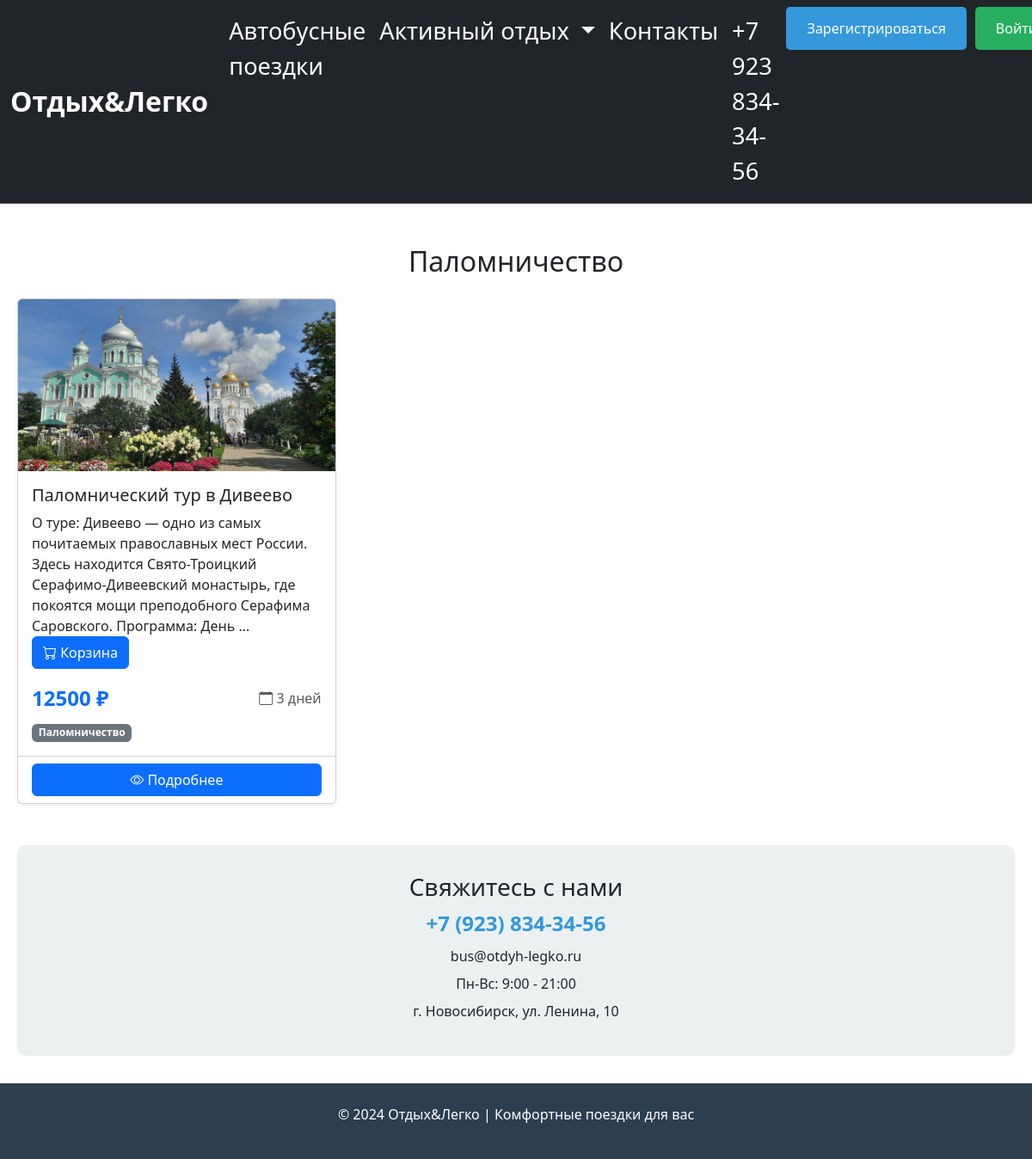
The app's page /tours/active/pilgrimage, older data.
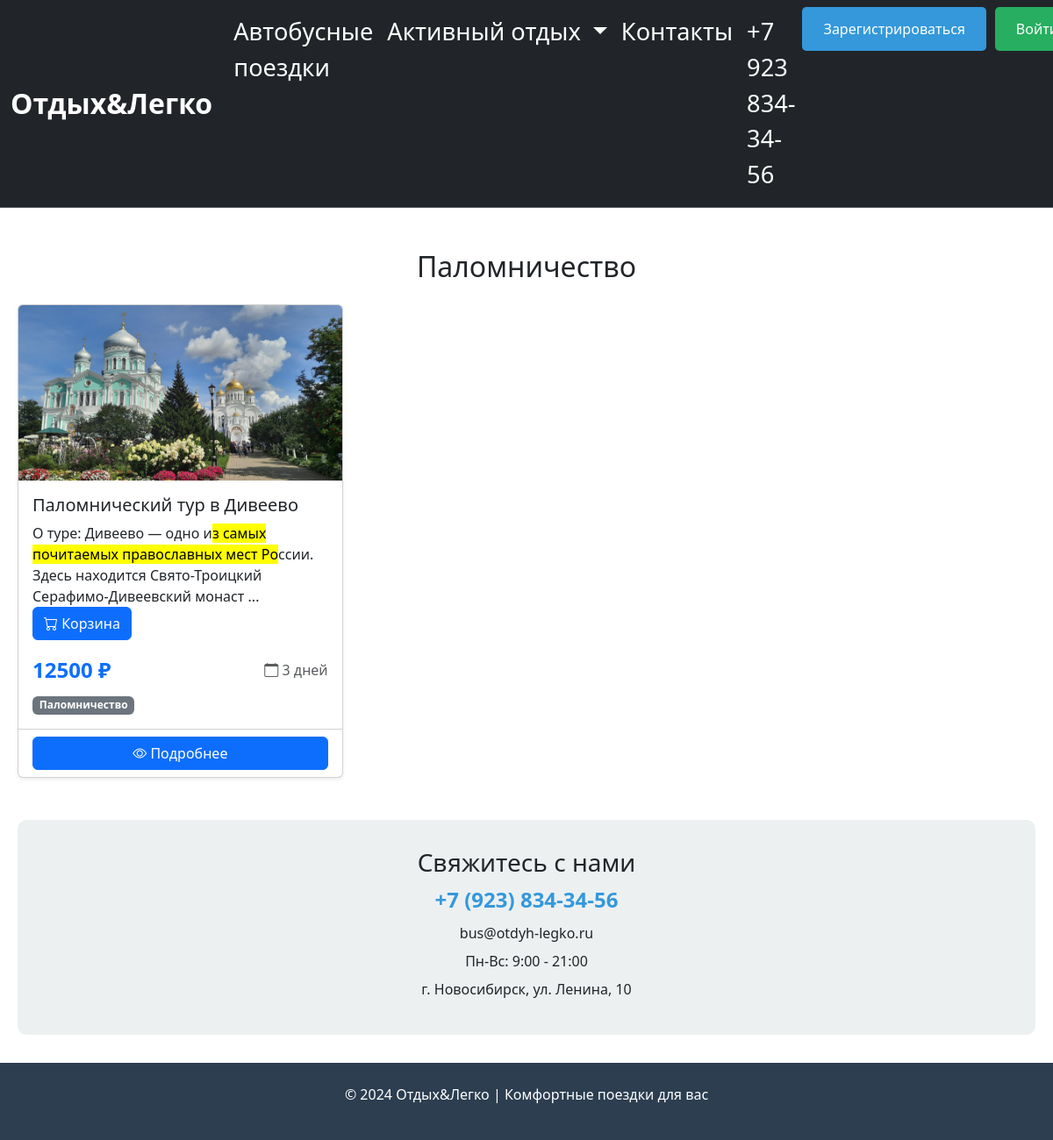
The same page, newer data.
### data/tours.py (models this page shows, shortened)
class Category(SqlAlchemyBase, SerializerMixin):
    __tablename__ = 'category'
    id = sqlalchemy.Column(sqlalchemy.Integer,
                           primary_key=True,
                           autoincrement=True)
    name = sqlalchemy.Column(sqlalchemy.String,
                             nullable=True)
    tours = orm.relationship("Tours", cascade="all, delete", back_populates='category')

class Tours(SqlAlchemyBase, SerializerMixin):
    __tablename__ = 'tours'
    id = sqlalchemy.Column(sqlalchemy.Integer,
                           primary_key=True, autoincrement=True)
    category_id = sqlalchemy.Column(sqlalchemy.Integer,
                                    sqlalchemy.ForeignKey("category.id"))
    title = sqlalchemy.Column(sqlalchemy.String,
                              nullable=True)
    content = sqlalchemy.Column(sqlalchemy.TEXT,
                                nullable=True)
    is_published = sqlalchemy.Column(sqlalchemy.Boolean,
                                     default=True)
    free_pl = sqlalchemy.Column(sqlalchemy.Integer)
    duration = sqlalchemy.Column(sqlalchemy.Integer, default=3)
    price = sqlalchemy.Column(sqlalchemy.Integer, default=10000)
    img = sqlalchemy.Column(sqlalchemy.String,
                            nullable=False)
    user_id = sqlalchemy.Column(sqlalchemy.Integer, sqlalchemy.ForeignKey("users.id"))
    category = orm.relationship("Category", back_populates='tours')
    cart_items = orm.relationship('CartItem', back_populates='tour', cascade='all, delete-orphan')
    author = orm.relationship("Users", foreign_keys=[user_id], backref='created_tours')

### main.py (the view)
@app.route('/tours/active/pilgrimage')
def active_pilgrimage():
    db_sess = db_session.create_session()
    category = db_sess.query(Category).filter(Category.name == 'Паломничество').first()
    if category:
        tours = db_sess.query(Tours).filter(Tours.category_id == category.id).all()
    else:
        tours = []
    return render_template('all_tour.html',
                           title='Паломничество',
                           tours=tours,
                           current_category='Паломничество')

### data/db_session.py (called while the page is built)
def create_session() -> Session:
    global __factory
    return __factory()

### templates/all_tour.html (shortened to what this page needs)
{% extends "base.html" %}
{% block content %}
<div class="container my-5">
  <h2 class="text-center mb-4">{{ title if title else 'Наши туры' }}</h2>
  {% if tours %}
  <div class="row row-cols-1 row-cols-md-3 g-4">
    {% for tour in tours %}
    {% if not current_category or current_category == tour.category.name %}
    <div class="col">
      <div class="card h-100 shadow-sm">
        {% if tour.img %}
        <img src="{{ url_for('static', filename='img/' + tour.img) }}" class="card-img-top" alt="{{ tour.title }}" style="height: 200px; object-fit: cover;">
        {% else %}
        <img src="https://via.placeholder.com/300x200?text=Нет+фото" class="card-img-top" alt="Нет изображения" style="height: 200px; object-fit: cover;">
        {% endif %}
        <div class="card-body">
          <h5 class="card-title">{{ tour.title }}</h5>
          <div class="card-text">
            {% if tour.content %}
              {{ tour.content[:200]|safe if tour.content|length > 200 else tour.content|safe }}
              {% if tour.content|length > 200 %}...{% endif %}
            {% else %}
              <p class="text-muted">Описание временно недоступно</p>
            {% endif %}
            <button class="btn btn-primary" id="cartBtn">
              <i class="bi bi-cart"></i> Корзина
          </button>
          </div>
          <div class="d-flex justify-content-between align-items-center mt-3">
            <span class="text-primary fw-bold fs-4">{{ tour.price }} ₽</span>
            <span class="text-muted"><i class="bi bi-calendar"></i> {{ tour.duration }} дней</span>
          </div>
          {% if tour.category %}
          <div class="mt-2">
            <span class="badge bg-secondary">{{ tour.category.name }}</span>
          </div>
          {% endif %}
        </div>
        <div class="card-footer bg-transparent">
          <a href="/tour/inf/{{ tour.id }}" class="btn btn-primary w-100">
            <i class="bi bi-eye"></i> Подробнее
          </a>
        </div>
      </div>
    </div>
    {% endif %}
    {% endfor %}
  </div>
  {% endif %}
</div>
{% endblock %}

### templates/base.html (shortened to what this page needs)
<!doctype html>
<html lang="en">
<head>
  <link href="https://cdn.jsdelivr.net/npm/bootstrap@5.3.0/dist/css/bootstrap.min.css" rel="stylesheet">
  <link rel="stylesheet" href="https://cdn.jsdelivr.net/npm/bootstrap-icons@1.11.0/font/bootstrap-icons.css">
</head>
<body class="hold-transition sidebar-mini">
  <nav class="navbar navbar-expand-lg bg-dark border-bottom" data-bs-theme="dark">
    <div class="container-fluid">
      <a class="navbar-brand text-white" href="/">Отдых&Легко</a>
      <div class="collapse navbar-collapse" id="navbarNavDropdown">
        <ul class="navbar-nav ms-auto">
          <li class="nav-item">
            <a class="nav-link active text-white" aria-current="page" href="/tours/bus_tour">Автобусные поездки</a>
          </li>
          <li class="nav-item dropdown">
            <a class="nav-link dropdown-toggle text-white" href="/tours/active" role="button" data-bs-toggle="dropdown" aria-expanded="false">
              Активный отдых
            </a>
          </li>
          <li class="nav-item">
            <a class="nav-link text-white" href="/contacts">Контакты</a>
          </li>
          <li class="nav-item">
            <a class="nav-link text-white" href="#">+7 923 834-34-56</a>
          </li>
          <li class="nav-item">
            {% if current_user.is_authenticated %}
              <a class="btn-logout btn-custom" href="/profile">Профиль</a>
            {% else %}
              <div class="auth-buttons">
                <a class="btn-register btn-custom" href="/register">Зарегистрироваться</a>
                <a class="btn-login btn-custom" href="/login">Войти</a>
              </div>
            {% endif %}
          </li>
        </ul>
      </div>
    </div>
  </nav>
  <main>
    {% block content %}{% endblock %}
  </main>
  <div class="container">
    <div class="contacts">
      <h3>Свяжитесь с нами</h3>
      <p class="phone">+7 (923) 834-34-56</p>
      <p>bus@otdyh-legko.ru</p>
      <p>Пн-Вс: 9:00 - 21:00</p>
      <p>г. Новосибирск, ул. Ленина, 10</p>
    </div>
  </div>
  <div class="footer">
    <p>© 2024 Отдых&Легко | Комфортные поездки для вас</p>
  </div>
</body>
</html>

### templates/base.html (style rules this page uses)
.footer { background: #2c3e50; color: white; text-align: center; padding: 1.5rem; margin-top: 2rem; }
.contacts { text-align: center; background: #ecf0f1; border-radius: 10px; padding: 2rem; margin: 2rem 0; }
.contacts p { margin: 0.5rem 0; }
.phone { font-size: 1.5rem; font-weight: bold; color: #3498db; }
.container { max-width: 1200px; margin: 0 auto; padding: 0 20px; }
.navbar { position: relative; z-index: 1050 !important; background-color: #212529 !important; }
.navbar-collapse { position: relative; z-index: 1050 !important; }
.navbar-brand { font-size: 2rem !important; font-weight: bold; }
.navbar .nav-link { font-size: 1.7rem; }
.navbar { font-size: 1.7rem; }
.btn-custom { display: inline-block; padding: 0.8rem 1.5rem; border: none; border-radius: 5px; font-size: 1rem; cursor: pointer; text-decoration: none; transition: background 0.3s; font-weight: 500; }
.btn-register { background: #3498db; color: white; }
.btn-login { background: #27ae60; color: white; }
.auth-buttons { display: flex; gap: 10px; }

Row changes from the older to the newer data that the page shows:
changed Tours "Паломнический тур в Дивеево": content "…туре: Дивеево — одно из самых почитаемых православных мест России. Здесь находится Свято-Троицкий Серафимо-Дивеевский монастырь, где покоятся мощи преподобного Серафима Саровского. Программа: День" → "О туре: Дивеево — одно и з самых почитаемых православных мест Ро ссии. Здесь находится Свято-Троицкий Серафимо-Дивеевский монаст"
